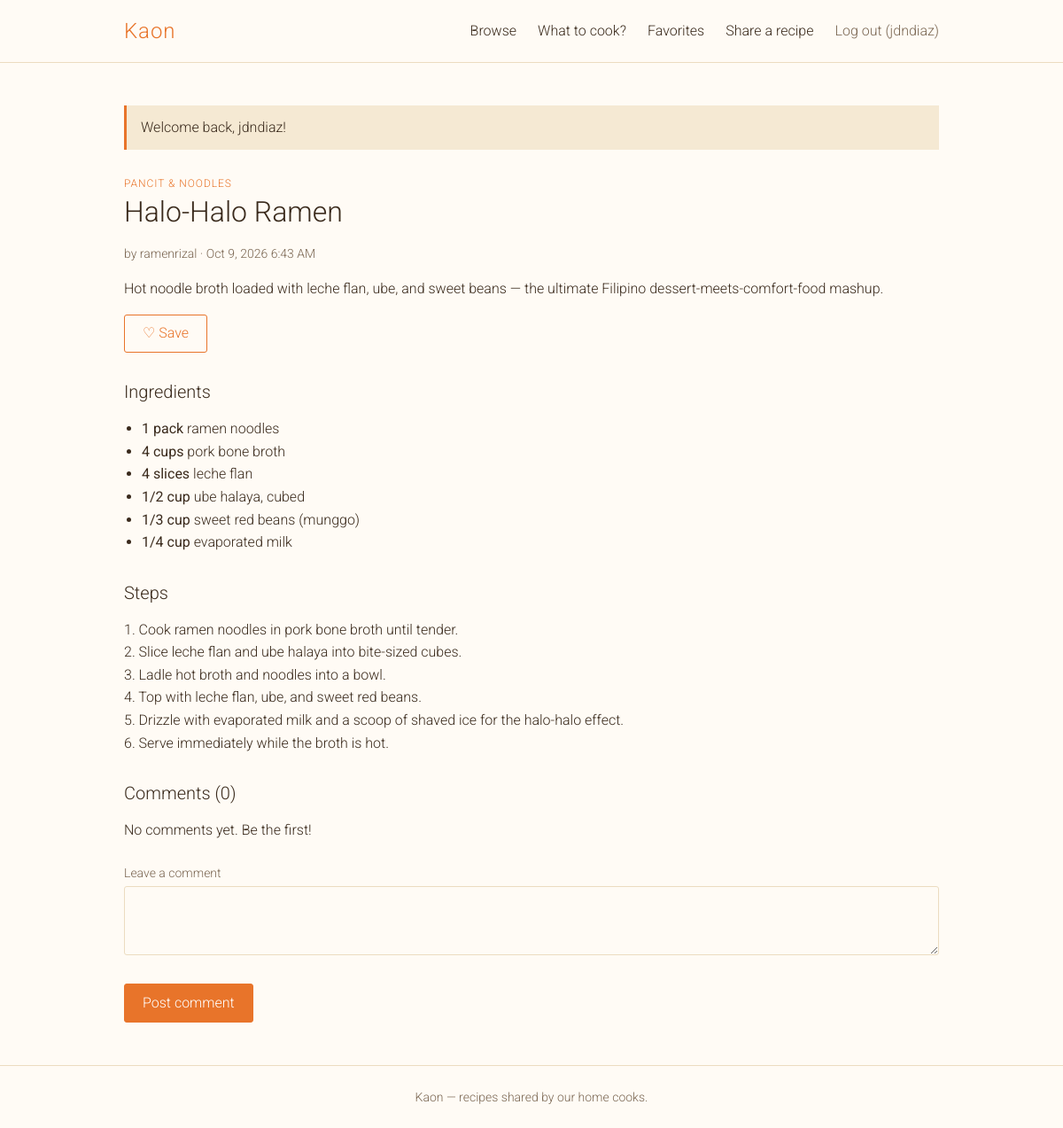
Screenshot of /recipe.php?id=17 (signed in) with the database file from the repository.
### tables this page shows
CREATE TABLE `recipes` (
  `id` int(10) UNSIGNED NOT NULL,
  `user_id` int(10) UNSIGNED NOT NULL,
  `category_id` int(10) UNSIGNED NOT NULL,
  `title` varchar(150) NOT NULL,
  `description` varchar(500) NOT NULL,
  `steps` text NOT NULL,
  `created_at` timestamp NOT NULL DEFAULT current_timestamp(),
  `updated_at` timestamp NULL DEFAULT NULL
);

CREATE TABLE `categories` (
  `id` int(10) UNSIGNED NOT NULL,
  `name` varchar(50) NOT NULL
);

CREATE TABLE `users` (
  `id` int(10) UNSIGNED NOT NULL,
  `username` varchar(50) NOT NULL,
  `email` varchar(100) NOT NULL,
  `password_hash` varchar(255) NOT NULL,
  `created_at` timestamp NOT NULL DEFAULT current_timestamp()
);

CREATE TABLE `ingredients` (
  `id` int(10) UNSIGNED NOT NULL,
  `recipe_id` int(10) UNSIGNED NOT NULL,
  `amount` varchar(10) NOT NULL DEFAULT '',
  `unit` varchar(10) NOT NULL DEFAULT '',
  `name` varchar(100) NOT NULL
);

### includes/init.php (called while the page is built, shortened)
<?php
require_once __DIR__ . '/db.php';
require_once __DIR__ . '/helpers.php';
require_once __DIR__ . '/layout.php';
spl_autoload_register(function (string $class): void {
    $file = __DIR__ . '/../src/' . $class . '.php';
});

### includes/db.php (called while the page is built, shortened)
<?php
function db(): PDO
{
    static $pdo = null;
    if ($pdo === null) {
        $pdo = new PDO(
            'mysql:host=' . DB_HOST . ';dbname=' . DB_NAME . ';charset=utf8mb4',
            DB_USER,
            DB_PASS,
            [
                PDO::ATTR_ERRMODE            => PDO::ERRMODE_EXCEPTION,
                PDO::ATTR_DEFAULT_FETCH_MODE => PDO::FETCH_ASSOC,
                PDO::ATTR_EMULATE_PREPARES   => false,
                PDO::MYSQL_ATTR_FOUND_ROWS   => true,
                PDO::MYSQL_ATTR_INIT_COMMAND => "SET time_zone = '+08:00'",
            ]
        );
    }
    return $pdo;
}

### src/Auth.php (called while the page is built, shortened)
<?php
final class Auth
{
    public static function check(): bool
    {
        return isset($_SESSION['user_id']);
    }
    public static function require(): int
    {
        return (int) $_SESSION['user_id'];
    }
}

### src/Recipe.php (called while the page is built, shortened)
<?php
final class Recipe
{
    public function find(int $id, int $viewerId = 0): ?array
    {
        $stmt = $this->db->prepare('
            SELECT r.id, r.user_id, r.category_id, r.title, r.description, r.steps,
                   r.created_at, r.updated_at, u.username, c.name AS category,
                   EXISTS (SELECT 1 FROM favorites f WHERE f.recipe_id = r.id AND f.user_id = :viewer) AS is_fav
            FROM recipes r
            JOIN users u      ON u.id = r.user_id
            JOIN categories c ON c.id = r.category_id
            WHERE r.id = :id');
        $stmt->execute(['viewer' => $viewerId, 'id' => $id]);
        return $stmt->fetch() ?: null;
    }
    public function ingredients(int $recipeId): array
    {
        $stmt = $this->db->prepare('SELECT amount, unit, name FROM ingredients WHERE recipe_id = :id ORDER BY id');
        $stmt->execute(['id' => $recipeId]);
        return $stmt->fetchAll();
    }
}

### includes/helpers.php (called while the page is built, shortened)
<?php
function e(?string $value): string
{
    return htmlspecialchars((string) $value, ENT_QUOTES | ENT_SUBSTITUTE, 'UTF-8');
}
function format_date(string $timestamp): string
{
    return date('M j, Y g:i A', strtotime($timestamp));
}
function format_amount(string $amount, string $unit): string
{
    $value   = Validator::quantityValue($amount);
    return $amount . ' ' . $unit;
}

### src/Validator.php (called while the page is built, shortened)
<?php
final class Validator
{
    public static function quantityValue(string $amount): ?float
    {
        if (preg_match('/^\d+(\.\d{1,2})?$/', $amount)) {
            $value = (float) $amount;
        } elseif (preg_match('/^(?:(\d+) )?(\d+)\/(\d+)$/', $amount, $m) && (int) $m[3] > 0) {
            $value = (int) $m[1] + (int) $m[2] / (int) $m[3];
        } else {
            return null;
        }
        return $value > 0 ? $value : null;
    }
}

### src/Comment.php (called while the page is built, shortened)
<?php
final class Comment
{
    public function forRecipe(int $recipeId): array
    {
        $stmt = $this->db->prepare('
            SELECT c.id, c.user_id, c.body, c.created_at, c.updated_at, u.username
            FROM comments c
            JOIN users u ON u.id = c.user_id
            WHERE c.recipe_id = :recipe
            ORDER BY c.created_at ASC, c.id ASC');
        $stmt->execute(['recipe' => $recipeId]);
        return $stmt->fetchAll();
    }
}

### recipe.php (the view, shortened to what this page needs)
<?php
require __DIR__ . '/includes/init.php';
$userId   = Auth::require();
$recipes  = new Recipe(db());
$comments = new Comment(db());
$id = (int) ($_GET['id'] ?? 0);
$r  = $recipes->find($id, $userId);
$recipeUrl = 'recipe.php?id=' . $id;
$body       = '';
$ingredients = $recipes->ingredients($id);
$commentList = $comments->forRecipe($id);
?>
<article class="recipe" id="recipe-<?= $id ?>">
    <span class="badge"><?= e($r['category']) ?></span>
    <h1><?= e($r['title']) ?></h1>
    <p class="meta">
        by <?= e($r['username']) ?> &middot; <?= e(format_date($r['created_at'])) ?>
    </p>
    <p><?= e($r['description']) ?></p>
    <div class="actions">
    </div>
    <h2 class="section-title">Ingredients</h2>
    <ul>
        <?php foreach ($ingredients as $row): ?>
            <li>
                <?php if ($row['amount'] !== ''): ?><strong class="amount"><?= e(format_amount($row['amount'], $row['unit'])) ?></strong><?php endif; ?>
                <?= e($row['name']) ?>
            </li>
        <?php endforeach; ?>
    </ul>
    <h2 class="section-title">Steps</h2>
    <p><?= nl2br(e($r['steps'])) ?></p>
</article>
<section id="comments">
    <h2 class="section-title">Comments (<?= count($commentList) ?>)</h2>
    <?php if (!$commentList): ?>
        <p>No comments yet. Be the first!</p>
    <?php endif; ?>
    <form method="post" action="<?= e($recipeUrl) ?>" class="comment-form">
        <label for="body">Leave a comment</label>
        <textarea id="body" name="body" rows="3" required minlength="2" maxlength="1000"><?= e($body) ?></textarea>
        <button type="submit" class="btn">Post comment</button>
    </form>
</section>

### assets/css/style.css (style rules this page uses)
:root { --cream: #fffbf5; --cream-dark: #f5e9d3; --orange: #e8742a; --orange-dark: #c95e18; --ink: #3a2a1c; --ink-soft: #7a6652; --line: #ecdcc0; }
* { box-sizing: border-box; }
html, body, button, input, select, textarea { font-family: 'Roboto', sans-serif; font-weight: 300; }
body { margin: 0; background: var(--cream); color: var(--ink); font-size: 16px; line-height: 1.6; min-height: 100vh; display: flex; flex-direction: column; }
h1, h2, h3 { font-weight: 300; line-height: 1.25; margin: 0 0 1rem; }
h1 { font-size: 2rem; }
p { margin: 0 0 1rem; }
label { display: block; margin: 1rem 0 0.25rem; font-size: 0.875rem; color: var(--ink-soft); }
input[type=text], input[type=email], input[type=password], input[type=search], input[type=number], select, textarea { width: 100%; padding: 0.6rem 0.75rem; background: var(--cream); border: 1px solid var(--line); border-radius: 3px; color: var(--ink); font-size: 1rem; }
.btn { display: inline-block; margin: 0; padding: 0.6rem 1.25rem; line-height: 1.4; text-align: center; background: var(--orange); border: 1px solid var(--orange); border-radius: 3px; color: #fff; font-size: 1rem; cursor: pointer; }
.form-card .btn, .comment-form .btn { margin-top: 1.5rem; }
.badge { font-size: 0.75rem; letter-spacing: 0.08em; text-transform: uppercase; color: var(--orange); }
.meta, .edited { font-size: 0.875rem; color: var(--ink-soft); }
textarea { resize: vertical; }
.section-title { font-size: 1.25rem; margin-top: 2rem; }
.actions { display: flex; flex-wrap: wrap; align-items: center; gap: 0.5rem; margin: 1rem 0; }
.amount { font-weight: 400; }
.recipe ul { padding-left: 1.25rem; margin: 0; }
.comment-form { margin-top: 1.5rem; }

### rows the page displays
recipes: category.name "PANCIT & NOODLES", title "Halo-Halo Ramen", user.username "ramenrizal", created_at "Oct 9, 2026 6:43 AM", description "Hot noodle broth loaded with leche flan, ube, and sweet beans — the ultimate Filipino dessert-meets-comfort-food mashup.", steps "1. Cook ramen noodles in pork bone broth until tender. 2. Slice leche flan and ube halaya into bite-sized cubes. 3. Ladle hot broth and noodles into a bowl. 4. Top with leche flan, ube, and sweet red beans. 5. Drizzle with evaporated milk and a scoop of shaved ice for the halo-halo effect. 6. Serve immediately while the broth is hot."
ingredients: format_amount($row['amount'], $row['unit']) "1 pack", name "ramen noodles"
ingredients: format_amount($row['amount'], $row['unit']) "4 cups", name "pork bone broth"
ingredients: format_amount($row['amount'], $row['unit']) "4 slices", name "leche flan"
ingredients: format_amount($row['amount'], $row['unit']) "1/2 cup", name "ube halaya, cubed"
ingredients: format_amount($row['amount'], $row['unit']) "1/3 cup", name "sweet red beans (munggo)"
ingredients: format_amount($row['amount'], $row['unit']) "1/4 cup", name "evaporated milk"

### other values shown
Auth::username() "jdndiaz"
$f['message'] "Welcome back, jdndiaz!"
count($commentList) "0"
